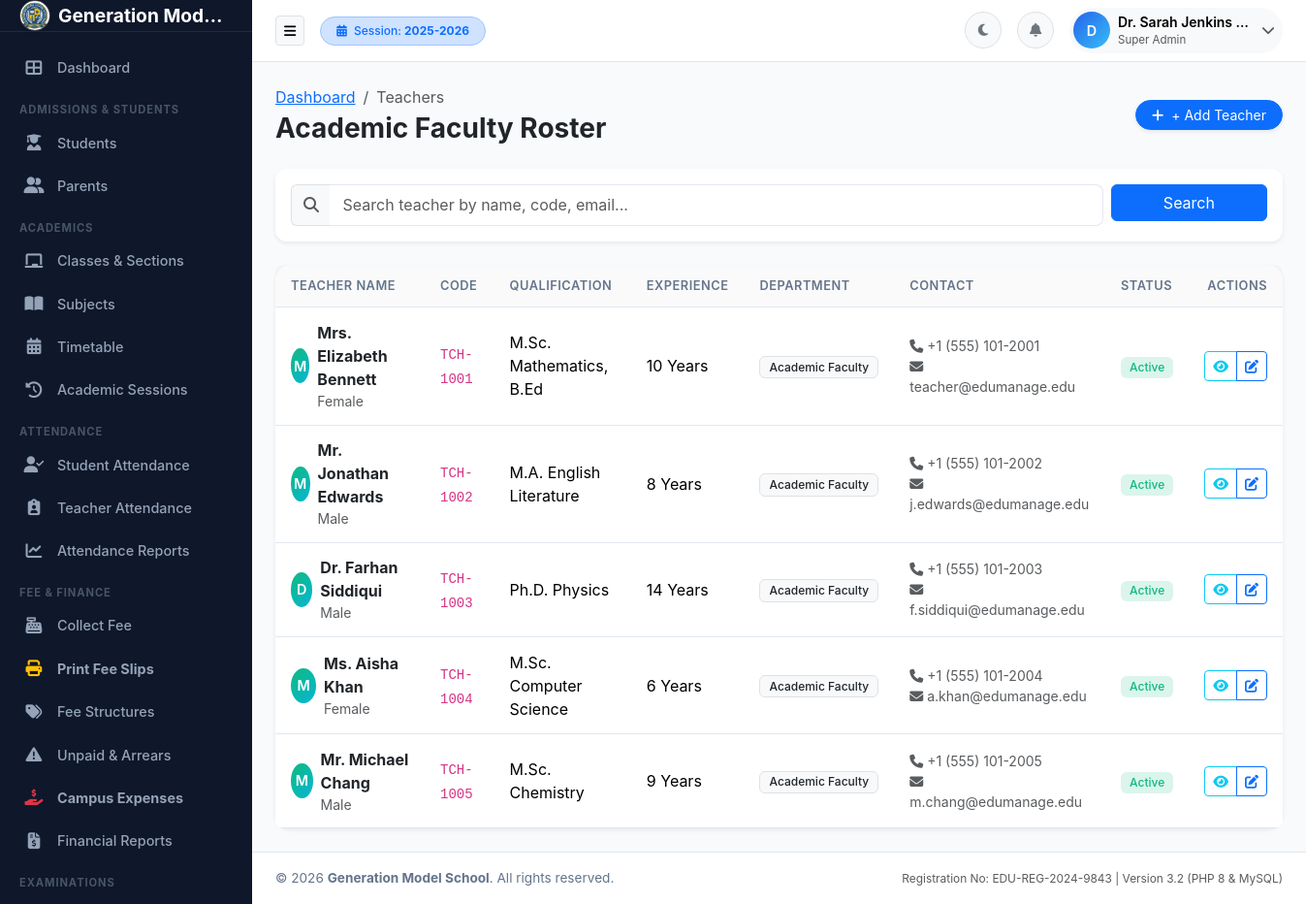
The app's page /teachers/index.php (signed in) with its own data.
### tables this page shows
CREATE TABLE academic_sessions (
    id INT AUTO_INCREMENT PRIMARY KEY,
    session_name VARCHAR(50) NOT NULL UNIQUE,
    start_date DATE NOT NULL,
    end_date DATE NOT NULL,
    is_current TINYINT(1) DEFAULT 0,
    status ENUM('active', 'inactive', 'archived') DEFAULT 'active',
    created_at TIMESTAMP DEFAULT CURRENT_TIMESTAMP
);

CREATE TABLE teachers (
    id INT AUTO_INCREMENT PRIMARY KEY,
    user_id INT NULL,
    teacher_code VARCHAR(50) NOT NULL UNIQUE,
    name VARCHAR(150) NOT NULL,
    gender ENUM('Male', 'Female', 'Other') NOT NULL,
    dob DATE NOT NULL,
    cnic VARCHAR(50) NULL,
    phone VARCHAR(50) NOT NULL,
    email VARCHAR(150) NOT NULL UNIQUE,
    address TEXT NULL,
    qualification VARCHAR(255) NULL,
    experience_years INT DEFAULT 0,
    joining_date DATE NOT NULL,
    department_id INT NULL,
    designation_id INT NULL,
    salary DECIMAL(10, 2) DEFAULT 0.00,
    photo VARCHAR(255) DEFAULT 'default-teacher.png',
    status ENUM('active', 'inactive', 'resigned') DEFAULT 'active',
    created_at TIMESTAMP DEFAULT CURRENT_TIMESTAMP,
    FOREIGN KEY (user_id) REFERENCES users(id) ON DELETE SET NULL,
    FOREIGN KEY (department_id) REFERENCES departments(id) ON DELETE SET NULL,
    FOREIGN KEY (designation_id) REFERENCES designations(id) ON DELETE SET NULL
);

CREATE TABLE departments (
    id INT AUTO_INCREMENT PRIMARY KEY,
    name VARCHAR(100) NOT NULL,
    code VARCHAR(50) NOT NULL UNIQUE,
    created_at TIMESTAMP DEFAULT CURRENT_TIMESTAMP
);

### includes/functions.php (called while the page is built, shortened)
<?php
require_once __DIR__ . '/../config/config.php';
function getActiveSession() {
    global $pdo;
    $stmt = $pdo->query("SELECT * FROM academic_sessions WHERE is_current = 1 LIMIT 1");
    $activeSession = $stmt->fetch();
    return $activeSession;
}

### config/config.php (called while the page is built, shortened)
<?php
function e($string) {
    return htmlspecialchars((string)($string ?? ''), ENT_QUOTES, 'UTF-8');
}

### includes/auth.php (called while the page is built, shortened)
<?php
require_once __DIR__ . '/../config/config.php';
function isLoggedIn() {
    return isset($_SESSION['user_id']) && !empty($_SESSION['user_id']);
}
function getCurrentUser() {
    if (isset($_SESSION['user_data'])) {
        return $_SESSION['user_data'];
    }
    return null;
}

### includes/permissions.php (called while the page is built, shortened)
<?php
require_once __DIR__ . '/auth.php';
function hasPermission($permissionCode) {
    if (($_SESSION['role_id'] ?? 0) == 1) {
        return true;
    }
    return in_array($permissionCode, $_SESSION['user_permissions'] ?? []);
}

### teachers/index.php (the view, shortened to what this page needs)
<?php
require_once __DIR__ . '/../config/config.php';
require_once __DIR__ . '/../includes/auth.php';
require_once __DIR__ . '/../includes/permissions.php';
require_once __DIR__ . '/../includes/functions.php';
$search = trim($_GET['search'] ?? '');
$params = [];
$whereClause = "";
$stmt = $pdo->prepare("
    SELECT t.*, d.name as dept_name, des.title as desig_title,
           (SELECT COUNT(*) FROM class_subjects cs WHERE cs.teacher_id = t.id) as subjects_count
    FROM teachers t
    LEFT JOIN departments d ON t.department_id = d.id
    LEFT JOIN designations des ON t.designation_id = des.id
    {$whereClause}
    ORDER BY t.id ASC
");
$stmt->execute($params);
$teachers = $stmt->fetchAll();
require_once __DIR__ . '/../includes/header.php';
?>
<div class="d-flex flex-column flex-md-row justify-content-between align-items-md-center mb-4 gap-3">
    <div>
        <nav aria-label="breadcrumb">
            <ol class="breadcrumb mb-1">
                <li class="breadcrumb-item"><a href="<?= BASE_PATH ?>/dashboard.php">Dashboard</a></li>
                <li class="breadcrumb-item active">Teachers</li>
            </ol>
        </nav>
        <h3 class="fw-bold text-dark mb-0">Academic Faculty Roster</h3>
    </div>
    <div class="d-flex gap-2">
        <?php if (hasPermission('teacher_add')): ?>
            <a href="<?= BASE_PATH ?>/teachers/add.php" class="btn btn-primary btn-sm rounded-pill px-3 shadow-sm">
                <i class="fas fa-plus me-1"></i> + Add Teacher
            </a>
        <?php endif; ?>
    </div>
</div>
<div class="card border-0 shadow-sm mb-4">
    <div class="card-body p-3">
        <form action="<?= BASE_PATH ?>/teachers/index.php" method="GET" class="row g-2">
            <div class="col-md-10">
                <div class="input-group">
                    <span class="input-group-text bg-light border-end-0 text-muted"><i class="fas fa-search"></i></span>
                    <input type="text" name="search" class="form-control border-start-0" placeholder="Search teacher by name, code, email..." value="<?= e($search) ?>">
                </div>
            </div>
            <div class="col-md-2">
                <button type="submit" class="btn btn-primary w-100">Search</button>
            </div>
        </form>
    </div>
</div>
<div class="card border-0 shadow-sm rounded-4">
    <div class="card-body p-0">
        <div class="table-responsive">
            <table class="table table-hover align-middle mb-0">
                <thead class="table-light">
                    <tr>
                        <th>Teacher Name</th>
                        <th>Code</th>
                        <th>Qualification</th>
                        <th>Experience</th>
                        <th>Department</th>
                        <th>Contact</th>
                        <th>Status</th>
                        <th class="text-end">Actions</th>
                    </tr>
                </thead>
                <tbody>
                    <?php if (empty($teachers)): ?>
                        <tr><td colspan="8" class="text-center py-4 text-muted">No teachers found.</td></tr>
                    <?php else: ?>
                        <?php foreach ($teachers as $t): ?>
                            <tr>
                                <td>
                                    <div class="d-flex align-items-center">
                                        <div class="avatar-initials me-2" style="width: 36px; height: 36px; background: linear-gradient(135deg, #10b981, #06b6d4);">
                                            <?= strtoupper(substr($t['name'], 0, 1)) ?>
                                        </div>
                                        <div>
                                            <a href="<?= BASE_PATH ?>/teachers/view.php?id=<?= $t['id'] ?>" class="fw-bold text-dark text-decoration-none">
                                                <?= e($t['name']) ?>
                                            </a>
                                            <div class="text-muted small"><?= e($t['gender']) ?></div>
                                        </div>
                                    </div>
                                </td>
                                <td><code><?= e($t['teacher_code']) ?></code></td>
                                <td><?= e($t['qualification'] ?: 'Graduate') ?></td>
                                <td><?= $t['experience_years'] ?> Years</td>
                                <td><span class="badge bg-light text-dark border"><?= e($t['dept_name'] ?? 'Academics') ?></span></td>
                                <td>
                                    <div class="small text-muted"><i class="fas fa-phone me-1"></i><?= e($t['phone']) ?></div>
                                    <div class="small text-muted"><i class="fas fa-envelope me-1"></i><?= e($t['email']) ?></div>
                                </td>
                                <td><span class="badge badge-soft-success"><?= ucfirst($t['status']) ?></span></td>
                                <td class="text-end">
                                    <div class="btn-group btn-group-sm">
                                        <a href="<?= BASE_PATH ?>/teachers/view.php?id=<?= $t['id'] ?>" class="btn btn-outline-info" title="View Profile">
                                            <i class="fas fa-eye"></i>
                                        </a>
                                        <?php if (hasPermission('teacher_edit')): ?>
                                            <a href="<?= BASE_PATH ?>/teachers/edit.php?id=<?= $t['id'] ?>" class="btn btn-outline-primary" title="Edit">
                                                <i class="fas fa-edit"></i>
                                            </a>
                                        <?php endif; ?>
                                    </div>
                                </td>
                            </tr>
                        <?php endforeach; ?>
                    <?php endif; ?>
                </tbody>
            </table>
        </div>
    </div>
</div>
<?php require_once __DIR__ . '/../includes/footer.php'; ?>

### includes/navbar.php (shortened to what this page needs)
<header class="app-navbar">
    <div class="d-flex align-items-center">
        <button type="button" class="btn btn-light border btn-sm me-3" id="sidebarToggle" aria-label="Toggle Sidebar">
            <i class="fas fa-bars"></i>
        </button>
        <div class="d-none d-md-block">
            <span class="badge bg-primary-subtle text-primary border border-primary-subtle px-3 py-2 rounded-pill">
                <i class="fas fa-calendar-alt me-1"></i> Session: <strong><?= e($activeSession['session_name'] ?? '2025-2026') ?></strong>
            </span>
        </div>
    </div>
    <div class="nav-actions">
        <button class="btn btn-light border btn-sm rounded-circle d-flex align-items-center justify-content-center" id="themeToggleBtn" style="width: 38px; height: 38px;" title="Toggle Dark/Light Mode">
            <i class="fas fa-moon text-secondary"></i>
        </button>
        <div class="dropdown">
            <button class="btn btn-light border btn-sm rounded-circle position-relative d-flex align-items-center justify-content-center" style="width: 38px; height: 38px;" id="notificationsDropdown" data-bs-toggle="dropdown" aria-expanded="false">
                <i class="fas fa-bell text-secondary"></i>
            </button>
        </div>
        <div class="dropdown">
            <button class="btn btn-light border-0 p-1 d-flex align-items-center rounded-pill" id="userMenuDropdown" data-bs-toggle="dropdown" aria-expanded="false">
                <div class="avatar-initials me-2">
                    <?= strtoupper(substr($currentUser['full_name'] ?? 'U', 0, 1)) ?>
                </div>
                <div class="text-start d-none d-lg-block me-2">
                    <div class="fw-semibold small text-truncate" style="max-width: 140px;"><?= e($currentUser['full_name'] ?? 'User') ?></div>
                    <div class="text-muted" style="font-size: 0.72rem;"><?= e($currentUser['role_display'] ?? 'Staff') ?></div>
                </div>
                <i class="fas fa-chevron-down text-muted small me-1"></i>
            </button>
        </div>
    </div>
</header>

### assets/css/style.css (style rules this page uses)
:root { --primary-color: #2563eb; --primary-hover: #1d4ed8; --secondary-color: #475569; --success-color: #10b981; --danger-color: #ef4444; --warning-color: #f59e0b; --info-color: #06b6d4; --bg-main: #f8fafc; --bg-card: #ffffff; --bg-sidebar: #0f172a; --sidebar-text: #94a3b8; --sidebar-active: #ffffff; --sidebar-active-bg: #1e293b; --text-main: #1e293b; --text-muted: #64748b; --border-color: #e2e8f0; --topbar-height: 64px; --sidebar-width: 260px; --sidebar-collapsed-width: 70px; --transition-speed: 0.25s; }
body { font-family: -apple-system, BlinkMacSystemFont, "Segoe UI", Roboto, "Helvetica Neue", Arial, sans-serif; background-color: var(--bg-main); color: var(--text-main); margin: 0; padding: 0; overflow-x: hidden; transition: background-color var(--transition-speed), color var(--transition-speed); }
.app-navbar { height: var(--topbar-height); background-color: var(--bg-card); border-bottom: 1px solid var(--border-color); display: flex; align-items: center; justify-content: space-between; padding: 0 1.5rem; position: sticky; top: 0; z-index: 1030; transition: background-color var(--transition-speed), border-color var(--transition-speed); }
.nav-actions { display: flex; align-items: center; gap: 1rem; }
.card { background-color: var(--bg-card); border: 1px solid var(--border-color); border-radius: 0.75rem; box-shadow: 0 1px 3px 0 rgba(0, 0, 0, 0.05); transition: background-color var(--transition-speed), border-color var(--transition-speed), box-shadow 0.2s ease; }
.table { color: var(--text-main); border-color: var(--border-color); margin-bottom: 0; }
.table th { background-color: rgba(0, 0, 0, 0.02); color: var(--text-muted); font-weight: 600; font-size: 0.8rem; text-transform: uppercase; letter-spacing: 0.04em; border-bottom: 1px solid var(--border-color); padding: 0.75rem 1rem; }
.table td { padding: 0.85rem 1rem; vertical-align: middle; border-bottom: 1px solid var(--border-color); }
.table-responsive { border-radius: 0.5rem; }
.form-control, .form-select { background-color: var(--bg-card); border: 1px solid var(--border-color); color: var(--text-main); border-radius: 0.5rem; padding: 0.55rem 0.85rem; }
.badge { font-weight: 500; padding: 0.4em 0.75em; border-radius: 0.375rem; }
.badge-soft-success { background-color: rgba(16, 185, 129, 0.15); color: #10b981; }
.avatar-initials { width: 38px; height: 38px; border-radius: 50%; background: linear-gradient(135deg, #2563eb, #38bdf8); color: #fff; display: inline-flex; align-items: center; justify-content: center; font-weight: 600; font-size: 0.9rem; }

### records on screen
academic_sessions: session_name "2025-2026"
teachers: name "M", name "Mrs. Elizabeth Bennett", gender "Female", teacher_code "TCH-1001", qualification "M.Sc. Mathematics, B.Ed", experience_years "10", department.name "Academic Faculty", phone "+1 (555) 101-2001", email "teacher@edumanage.edu", status "Active"
teachers: name "M", name "Mr. Jonathan Edwards", gender "Male", teacher_code "TCH-1002", qualification "M.A. English Literature", experience_years "8", department.name "Academic Faculty", phone "+1 (555) 101-2002", email "j.edwards@edumanage.edu", status "Active"
teachers: name "D", name "Dr. Farhan Siddiqui", gender "Male", teacher_code "TCH-1003", qualification "Ph.D. Physics", experience_years "14", department.name "Academic Faculty", phone "+1 (555) 101-2003", email "f.siddiqui@edumanage.edu", status "Active"
teachers: name "M", name "Ms. Aisha Khan", gender "Female", teacher_code "TCH-1004", qualification "M.Sc. Computer Science", experience_years "6", department.name "Academic Faculty", phone "+1 (555) 101-2004", email "a.khan@edumanage.edu", status "Active"
teachers: name "M", name "Mr. Michael Chang", gender "Male", teacher_code "TCH-1005", qualification "M.Sc. Chemistry", experience_years "9", department.name "Academic Faculty", phone "+1 (555) 101-2005", email "m.chang@edumanage.edu", status "Active"

### other values on screen
getSetting('school_name', 'Generation Model School') "Generation Mod…"
substr($currentUser['full_name'] ?? 'U', 0, 1) "D"
$currentUser['full_name'] "Dr. Sarah Jenkins…"
$currentUser['role_display'] "Super Admin"
getSetting('school_name', 'EduManage School Management System') "Generation Model School"
getSetting('registration_no', 'EDU-REG-2024-9843') "EDU-REG-2024-9843"
